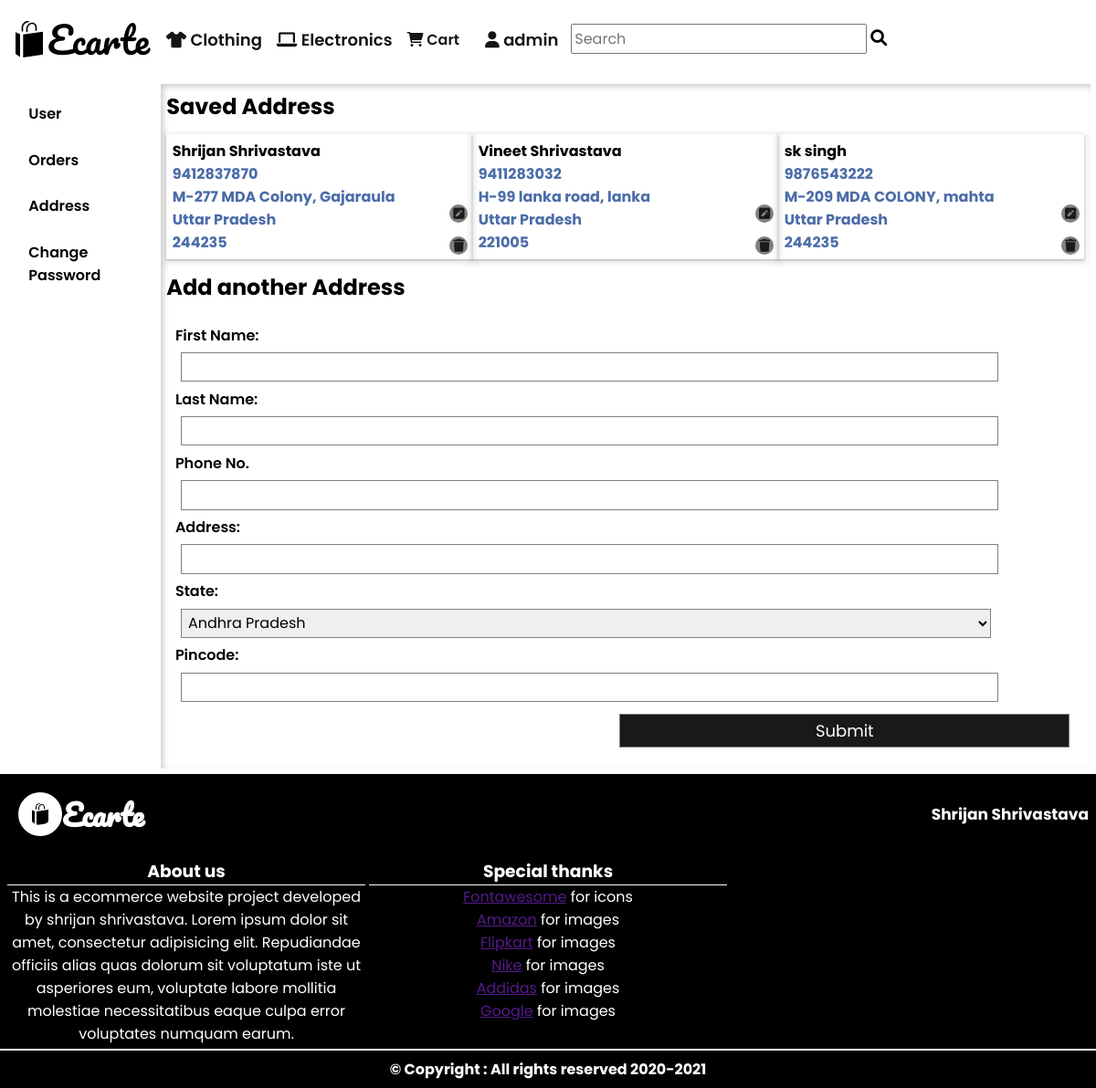
Screenshot of /customerAddress/ (signed in) with the database file from the repository.
### App/models.py (models this page shows)
class Customer(models.Model):
    user = models.ForeignKey(User,on_delete=models.CASCADE)
    Fname = models.CharField(max_length=20)
    Lname = models.CharField(max_length=20)
    PhoneNo = models.PositiveIntegerField()
    Address = models.CharField(max_length=50)
    State = models.CharField(choices=States_choice, max_length=255)
    Pincode = models.CharField(max_length=10)

### App/views.py (the view, shortened to what this page needs)
# urls.py: path("customerAddress/",views.address.as_view(),name = 'custaddress'),
class address(View):
    def get(self,request):
        customer_ = Customer.objects.filter(user = request.user.id)
        fm = forms.customers_Adress()
        return render(request,'app/address.html',{'form':fm,"customer":customer_})

### App/forms.py
class customers_Adress(forms.Form):
    fname = forms.CharField(label="First Name")
    lname = forms.CharField(label="Last Name")
    phoneNo = forms.IntegerField(label="Phone No.")
    address = forms.CharField(label="Address")
    state = forms.ChoiceField(label = "State",choices=States_choice, required=True)
    pincode = forms.CharField(label = "Pincode",max_length=10)

### templates/app/address.html (shortened to what this page needs)
{% extends 'app/Accountbase.html' %}
{% load static %}
{% block Userframe %}
        <h2 class="s-adr-head">
Saved Address
</h2>
<div class = "Current-addresses">
{% if customer %}
{% for cust in customer %}
<span href="" class = "addresses-link">
<span class="block-address">
<b class = 'name' style = "color:black;">
{{cust.Fname}}&nbsp;{{cust.Lname}}
</b>
</span>
<span class="block-address">
{{cust.PhoneNo}}
</span>
<span class="block-address">
{{cust.Address}}
</span>
<span class="block-address">
{{cust.State}}
</span>
<span class="block-address">
{{cust.Pincode}}
</span>
<a href="" class = "abs-icons"><i class="fas fa-trash"></i></a>
<a href="" class = "abs-icons editicon"><i class="fas fa-pen-square"></i></a>
</span>
{% endfor %}
{% else %}
<h3 class = "notice-display">
You have no saved Address
</h3>
{% endif %}
</div>
<h2 class="s-adr-head">
Add another Address
</h2>
<form action="" class = "reg-form" method = "POST" novalidate>
    {% for field in form %}
        <p class="reg-field-grp">
        {{field.label_tag}}
        {{field}}
        </p>
        {% endfor %}
        <p class="reg-field-grp" style = "display: flex; justify-content: flex-end;">
            <input type = "submit" value = "Submit"    style=" width: 50%;">
        </p>
        </form>
{% endblock Userframe %}

### templates/app/base.html (shortened to what this page needs)
<!DOCTYPE html>
<html lang="en">
<head>
    {% load static %}
    <link rel="stylesheet" href="{% static 'CSS/base.css' %}">
    <link rel="stylesheet" href="https://cdnjs.cloudflare.com/ajax/libs/font-awesome/6.0.0-beta2/css/all.min.css">
</head>
<body>
    <header id="page-header">
        <nav id="block-navigation" class="navbar">
            <div id="navlogo" class="nav-section">
                <img src="{% static 'icons/logo.svg'%}" alt="">
                <span id="logoname"><a href="/">Ecarte</a></span>
            </div>
            <div id="navbar-link" class="nav-section">
                <ul id="nav-link-list">
                    <li class="navlinks"><span href="" class="nav-hover-links"><i class="fas fa-tshirt"></i> Clothing
                        </span></li>
                    <li class="navlinks"><span class="nav-hover-links"><i class="fas fa-laptop"></i> Electronics
                        </span></li>
                    <li class="navlinks"><a href="/cart" class="nav-hover-links" id="cart-link"><i
                                class="fas fa-shopping-cart"></i> Cart</a></li>
                    <li class="navlinks">
                    {% if request.user.is_authenticated %}
                    <li class="navlinks"><span class="nav-hover-links"><i class="fas fa-user"></i> {{user.username}}
                    {% else %}
                    <a href="/account/login" class="nav-hover-links" id="account-link"><i class="fas fa-user"></i>Log In</a></li>
                    {% endif %}
                    <li class="navlinks">
                        <form action="" id="searchform"><input type="text" name="" id="searchbar"
                                placeholder="Search"><button type="submit" id="search-btn"><i
                                    class="fas fa-search w-low"></i></button></form>
                    </li>
                </ul>
            </div>
        </nav>
    </header>
{% block Content %}
{% endblock Content %}
<footer id = "page-footer">
<h1 class = "footer-head">
<span class = "footer-logo"><img src="{% static 'icons/logo.svg'%}" alt="">Ecarte</span>
<span style = "font-size: 17px; color: white;">Shrijan Shrivastava</span>
</h1>
<div class = 'footer-holder'>
<div class="footer-subdiv">
<h3>
About us
</h3>
<div>
This is a ecommerce website project developed by shrijan shrivastava.
Lorem ipsum dolor sit amet, consectetur adipisicing elit. Repudiandae officiis alias quas dolorum sit voluptatum iste ut asperiores eum, voluptate labore mollitia molestiae necessitatibus eaque culpa error voluptates numquam earum.
</div>
</div>
<div class="footer-subdiv">
<h3>
Special thanks
</h3>
<div>
<ul>
<li><a href="">Fontawesome</a> for icons</li>
<li><a href="">Amazon</a> for images</li>
<li><a href="">Flipkart</a> for images</li>
<li><a href="">Nike</a> for images</li>
<li><a href="">Addidas</a> for images</li>
<li><a href="">Google</a> for images</li>
 </ul>
</div>
</div>
<div class="footer-subdiv">
</div>
</div>
<h4 class= "footer-copyright">
&copy; Copyright : All rights reserved 2020-2021
</h4>
</footer>
</body>
</html>

### static/CSS/base.css (style rules this page uses)
html { max-width: 1800px; margin: auto; }
* { margin: 0%; padding: 0%; font-family: "Poppins", sans-serif; }
#page-header { padding: 4px 8px; }
#block-navigation { display: flex; flex-direction: row; padding: 4px; }
#navlogo { display: flex; flex-direction: row; justify-content: center; align-items: center; font-size: 40px; font-family: "Pacifico", cursive; }
#navlogo span { font-family: "Pacifico", cursive; }
#navlogo span a { text-decoration: none; color: black; font-family: "Pacifico", cursive; }
#navbar-link { width: 100%; display: flex; align-items: center; padding: 2px 8px; margin: 0 0 0 8px; }
#navlogo img { width: 40px; }
#nav-link-list { display: flex; list-style: none; flex-direction: row; align-items: stretch; }
.navlinks { padding-right: 12px; display: flex; }
.navlinks .nav-hover-links { display: block; margin: auto; padding: 4px 2px; text-decoration: none; font-weight: 600; font-size: 18px; position: relative; color: rgb(20, 20, 20); text-align: center; position: relative; cursor: pointer; }
.nav-hover-links::before { content: ""; display: block; position: absolute; width: 100%; bottom: 0%; }
#cart-link { font-size: 16px; }
#search-btn { background: rgb(0, 0, 0, 0); border: none; outline: none; padding: 4px; }
input#searchbar { padding: 2px; font-size: 16px; }
.w-low { font-size: 18px; font-weight: 400; }
footer#page-footer { text-align: center; text-decoration: none; background: black; color: white; text-align: center; }
.footer-head .footer-logo { display: flex; flex-direction: row; align-items: center; justify-content: center; font-family: 'pacifico',cursive; padding: 12px; }
.footer-logo img { padding: 12px; background-color: white; border-radius: 100%; }
.footer-head { display: flex; justify-content: space-between; align-items: center; flex-wrap: nowrap; flex-direction: row; color: white; padding: 4px 8px; }
.footer-holder { display: grid; grid-gap: 4px; grid-template-columns: repeat(3, 1fr); padding: 4px 8px; }
.footer-subdiv h3 { border-bottom: 1px solid white; }
.footer-subdiv ul { list-style: none; }
.footer-copyright { padding: 8px 0; border-top: 2px solid; }
form.reg-form { padding: 1rem; }
form.reg-form input { display: block; font-size: 16px; padding: 0.168rem; border: 1px solid gray; margin: 0.4rem; outline: 2px black; width: 90%; }
.reg-field-grp label { font-weight: 600; }
input[type = "submit"] { padding: 0.268rem !important; font-size: 18px !important; color: white; background-color: rgb(26, 25, 25); }
.reg-form select { display: block; font-size: 16px; padding: 0.168rem; border: 1px solid gray; margin: 0.4rem; outline: 2px black; width: 90%; }
.Current-addresses { display: grid; grid-template-columns: 1fr 1fr 1fr; padding: 0.4rem; }
.addresses-link { padding: 0.4rem; text-decoration: none; position: relative; color: black; display: block; box-shadow: rgba(60, 64, 67, 0.3) 0px 1px 2px 0px, rgba(60, 64, 67, 0.15) 0px 2px 6px 2px; }
.abs-icons { position: absolute; bottom: 5px; right: 5px; font-size: 14px; display: block; height: 20px; width: 20px; border-radius: 100%; background-color: gray; color: #1c1b1b; text-decoration: none; text-align: center; }
.abs-icons.editicon { bottom: 40px; }
.block-address { display: block; color: #4b6ca8; font-weight: 700; }
.s-adr-head { padding: 0.4rem; }

### rows the page displays
Customer: Fname "Shrijan", Lname "Shrivastava", PhoneNo "9412837870", Address "M-277 MDA Colony, Gajaraula", State "Uttar Pradesh", Pincode "244235"
Customer: Fname "Vineet", Lname "Shrivastava", PhoneNo "9411283032", Address "H-99 lanka road, lanka", State "Uttar Pradesh", Pincode "221005"
Customer: Fname "sk", Lname "singh", PhoneNo "9876543222", Address "M-209 MDA COLONY, mahta", State "Uttar Pradesh", Pincode "244235"

### other values shown
{{ user.username }} "admin"
{{ field.label_tag }} "First Name:" "Last Name:" "Phone No." "Address:" "State:" "Pincode:"
